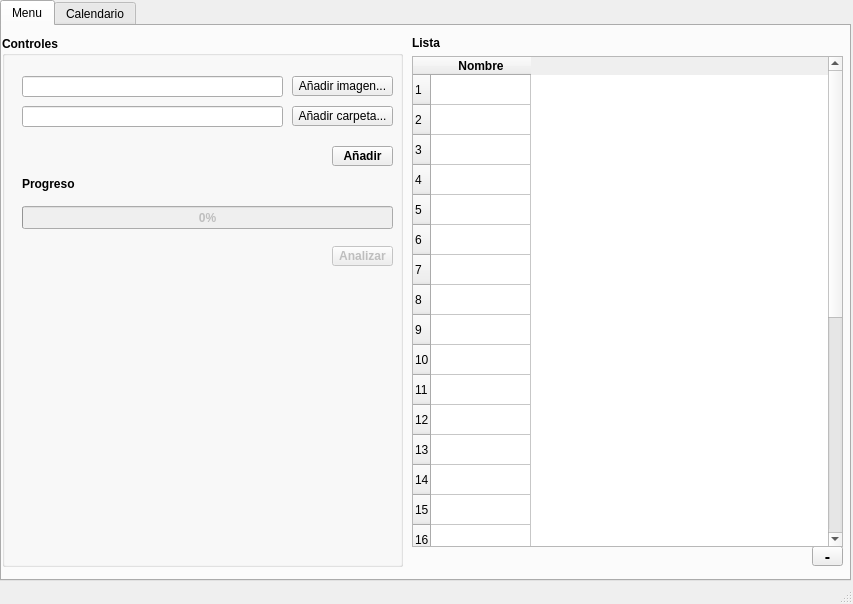
<?xml version="1.0" encoding="UTF-8"?>
<ui version="4.0">
 <class>MainWindow</class>
 <widget class="QMainWindow" name="MainWindow">
  <property name="geometry">
   <rect>
    <x>0</x>
    <y>0</y>
    <width>853</width>
    <height>604</height>
   </rect>
  </property>
  <property name="windowTitle">
   <string>Vosego - Detector de patologías en cultivos</string>
  </property>
  <widget class="QWidget" name="centralwidget">
   <widget class="QTabWidget" name="tabWidget">
    <property name="geometry">
     <rect>
      <x>0</x>
      <y>0</y>
      <width>851</width>
      <height>581</height>
     </rect>
    </property>
    <property name="currentIndex">
     <number>0</number>
    </property>
    <widget class="QWidget" name="menu_tab">
     <attribute name="title">
      <string>Menu</string>
     </attribute>
     <widget class="QGroupBox" name="groupBox">
      <property name="geometry">
       <rect>
        <x>0</x>
        <y>10</y>
        <width>401</width>
        <height>531</height>
       </rect>
      </property>
      <property name="font">
       <font>
        <weight>75</weight>
        <bold>true</bold>
       </font>
      </property>
      <property name="title">
       <string>Controles</string>
      </property>
      <widget class="QProgressBar" name="progressBar">
       <property name="enabled">
        <bool>false</bool>
       </property>
       <property name="geometry">
        <rect>
         <x>20</x>
         <y>170</y>
         <width>371</width>
         <height>23</height>
        </rect>
       </property>
       <property name="value">
        <number>0</number>
       </property>
      </widget>
      <widget class="QLabel" name="label_2">
       <property name="geometry">
        <rect>
         <x>20</x>
         <y>140</y>
         <width>111</width>
         <height>16</height>
        </rect>
       </property>
       <property name="text">
        <string>Progreso</string>
       </property>
      </widget>
      <widget class="QToolButton" name="toolButton">
       <property name="enabled">
        <bool>false</bool>
       </property>
       <property name="geometry">
        <rect>
         <x>330</x>
         <y>210</y>
         <width>61</width>
         <height>20</height>
        </rect>
       </property>
       <property name="font">
        <font>
         <weight>75</weight>
         <bold>true</bold>
        </font>
       </property>
       <property name="text">
        <string>Analizar</string>
       </property>
      </widget>
      <widget class="QToolButton" name="toolButton_3">
       <property name="geometry">
        <rect>
         <x>290</x>
         <y>40</y>
         <width>101</width>
         <height>20</height>
        </rect>
       </property>
       <property name="font">
        <font>
         <weight>50</weight>
         <bold>false</bold>
        </font>
       </property>
       <property name="text">
        <string>Añadir imagen...</string>
       </property>
      </widget>
      <widget class="QToolButton" name="toolButton_4">
       <property name="geometry">
        <rect>
         <x>290</x>
         <y>70</y>
         <width>101</width>
         <height>20</height>
        </rect>
       </property>
       <property name="font">
        <font>
         <weight>50</weight>
         <bold>false</bold>
        </font>
       </property>
       <property name="text">
        <string>Añadir carpeta...</string>
       </property>
      </widget>
      <widget class="QLineEdit" name="lineEdit">
       <property name="geometry">
        <rect>
         <x>20</x>
         <y>40</y>
         <width>261</width>
         <height>21</height>
        </rect>
       </property>
      </widget>
      <widget class="QLineEdit" name="lineEdit_2">
       <property name="geometry">
        <rect>
         <x>20</x>
         <y>70</y>
         <width>261</width>
         <height>21</height>
        </rect>
       </property>
      </widget>
      <widget class="QToolButton" name="toolButton_5">
       <property name="geometry">
        <rect>
         <x>330</x>
         <y>110</y>
         <width>61</width>
         <height>20</height>
        </rect>
       </property>
       <property name="text">
        <string>Añadir</string>
       </property>
      </widget>
      <widget class="QLabel" name="label_3">
       <property name="geometry">
        <rect>
         <x>70</x>
         <y>250</y>
         <width>256</width>
         <height>256</height>
        </rect>
       </property>
       <property name="minimumSize">
        <size>
         <width>256</width>
         <height>256</height>
        </size>
       </property>
       <property name="maximumSize">
        <size>
         <width>256</width>
         <height>256</height>
        </size>
       </property>
       <property name="text">
        <string/>
       </property>
      </widget>
     </widget>
     <widget class="QToolButton" name="toolButton_2">
      <property name="geometry">
       <rect>
        <x>810</x>
        <y>520</y>
        <width>31</width>
        <height>20</height>
       </rect>
      </property>
      <property name="font">
       <font>
        <pointsize>12</pointsize>
        <weight>75</weight>
        <bold>true</bold>
       </font>
      </property>
      <property name="text">
       <string>-</string>
      </property>
     </widget>
     <widget class="QLabel" name="label">
      <property name="geometry">
       <rect>
        <x>410</x>
        <y>10</y>
        <width>47</width>
        <height>13</height>
       </rect>
      </property>
      <property name="font">
       <font>
        <weight>75</weight>
        <bold>true</bold>
       </font>
      </property>
      <property name="text">
       <string>Lista</string>
      </property>
     </widget>
     <widget class="QTableWidget" name="tableWidget">
      <property name="geometry">
       <rect>
        <x>410</x>
        <y>30</y>
        <width>431</width>
        <height>491</height>
       </rect>
      </property>
      <property name="rowCount">
       <number>28</number>
      </property>
      <property name="columnCount">
       <number>1</number>
      </property>
      <row/>
      <row/>
      <row/>
      <row/>
      <row/>
      <row/>
      <row/>
      <row/>
      <row/>
      <row/>
      <row/>
      <row/>
      <row/>
      <row/>
      <row/>
      <row/>
      <row/>
      <row/>
      <row/>
      <row/>
      <row/>
      <row/>
      <row/>
      <row/>
      <row/>
      <row/>
      <row/>
      <row/>
      <column>
       <property name="text">
        <string>Nombre</string>
       </property>
       <property name="font">
        <font>
         <weight>75</weight>
         <bold>true</bold>
        </font>
       </property>
      </column>
     </widget>
    </widget>
    <widget class="QWidget" name="tab_2">
     <attribute name="title">
      <string>Calendario</string>
     </attribute>
     <widget class="QCalendarWidget" name="calendarWidget">
      <property name="geometry">
       <rect>
        <x>0</x>
        <y>0</y>
        <width>851</width>
        <height>561</height>
       </rect>
      </property>
     </widget>
    </widget>
   </widget>
  </widget>
  <widget class="QStatusBar" name="statusbar"/>
 </widget>
 <resources/>
 <connections/>
</ui>
